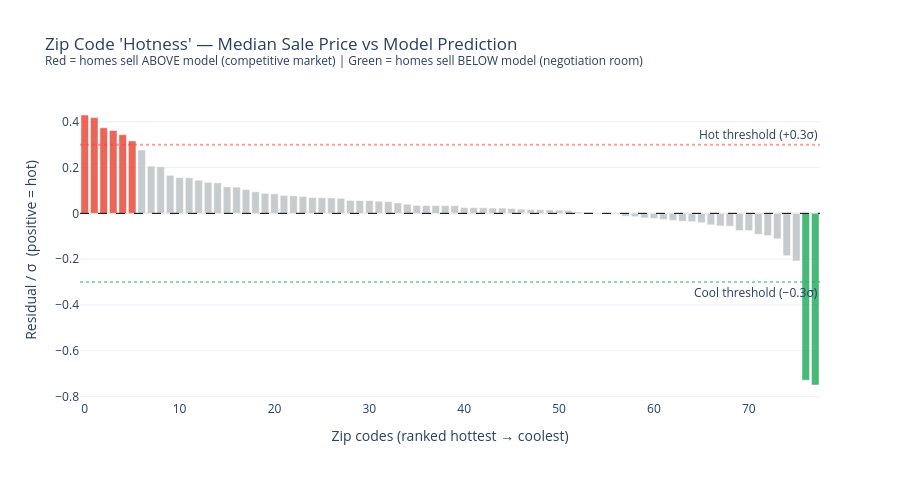

The notebook cell this image was saved under:
### Code cell
# ---------------------------------------------------------------------------
# 3. Geographic analysis — "hot" vs "cool" zips — interactive Plotly
# ---------------------------------------------------------------------------
geo = (
    res_f.groupby("zip")
    .agg(
        n=("PRICE", "size"),
        median_price=("PRICE", "median"),
        median_residual=("resid_eval", "median"),
        mean_residual=("resid_eval", "mean"),
    )
    .query("n >= 10")
    .reset_index()
)
geo["hot_score"] = geo["median_residual"] / resid_std_f
geo["label"]     = geo["zip"].apply(zlabel)
geo_sorted = geo.sort_values("hot_score", ascending=False).reset_index(drop=True)

colors = [
    "#e74c3c" if s > 0.3 else "#27ae60" if s < -0.3 else "#bdc3c7"
    for s in geo_sorted["hot_score"]
]

fig = go.Figure(go.Bar(
    x=geo_sorted.index,
    y=geo_sorted["hot_score"],
    marker_color=colors,
    opacity=0.85,
    customdata=np.column_stack([
        geo_sorted["zip"],
        geo_sorted["label"],
        geo_sorted["n"].astype(int),
        (geo_sorted["median_price"] / 1e3).round(0),
        (geo_sorted["median_residual"] / 1e3).round(1),
        geo_sorted["hot_score"].round(2),
    ]),
    hovertemplate=(
        "<b>%{customdata[1]}</b><br>"
        "Sales: %{customdata[2]}<br>"
        "Median Sale Price: $%{customdata[3]:.0f}k<br>"
        "Median vs Model: $%{customdata[4]:+.0f}k<br>"
        "Hot Score: %{customdata[5]:+.2f}σ<br>"
        "<extra></extra>"
    ),
))

fig.add_hline(y=0.3,  line_dash="dot", line_color="#e74c3c", opacity=0.5,
              annotation_text="Hot threshold (+0.3σ)", annotation_position="top right")
fig.add_hline(y=-0.3, line_dash="dot", line_color="#27ae60", opacity=0.5,
              annotation_text="Cool threshold (−0.3σ)", annotation_position="bottom right")
fig.add_hline(y=0,    line_dash="dash", line_color="black", line_width=1)

fig.update_layout(
    title=(
        "Zip Code 'Hotness' — Median Sale Price vs Model Prediction<br>"
        "<sup>Red = homes sell ABOVE model (competitive market) | "
        "Green = homes sell BELOW model (negotiation room)</sup>"
    ),
    xaxis_title="Zip codes (ranked hottest → coolest)",
    yaxis_title="Residual / σ  (positive = hot)",
    height=480, template="plotly_white",
    showlegend=False,
)
fig.show()

# ── Text summary ─────────────────────────────────────────────────────────────
hot  = geo_sorted[geo_sorted["hot_score"] >  0.3]
cool = geo_sorted[geo_sorted["hot_score"] < -0.3]

print(f"\n🔥 HOT ZIPS — homes sell ABOVE model ({len(hot)} zips)")
for _, r in hot.head(8).iterrows():
    print(f"   {r['label']:<30}  median ${r['median_price']:>9,.0f}  "
          f"above model by ${r['median_residual']:>+7,.0f}  ({r['hot_score']:>+.2f}σ)  n={int(r['n'])}")

print(f"\n❄️  COOL ZIPS — homes sell BELOW model ({len(cool)} zips)")
for _, r in cool.sort_values("hot_score").head(8).iterrows():
    print(f"   {r['label']:<30}  median ${r['median_price']:>9,.0f}  "
          f"below model by ${r['median_residual']:>+7,.0f}  ({r['hot_score']:>+.2f}σ)  n={int(r['n'])}")

### Figure 1 — Plotly figure (JSON) as saved in the notebook; plotly's stock layout.template omitted (floating-point values rounded to 4 significant figures; data arrays with more than 128 entries replaced by an {"elided": "..."} marker saying what was removed)
{"data": [{"customdata": {"elided": "78x6 mixed values"}, "hovertemplate": "<b>%{customdata[1]}</b><br>Sales: %{customdata[2]}<br>Median Sale Price: $%{customdata[3]:.0f}k<br>Median vs Model: $%{customdata[4]:+.0f}k<br>Hot Score: %{customdata[5]:+.2f}σ<br><extra></extra>", "marker": {"color": ["#e74c3c", "#e74c3c", "#e74c3c", "#e74c3c", "#e74c3c", "#e74c3c", "#bdc3c7", "#bdc3c7", "#bdc3c7", "#bdc3c7", "#bdc3c7", "#bdc3c7", "#bdc3c7", "#bdc3c7", "#bdc3c7", "#bdc3c7", "#bdc3c7", "#bdc3c7", "#bdc3c7", "#bdc3c7", "#bdc3c7", "#bdc3c7", "#bdc3c7", "#bdc3c7", "#bdc3c7", "#bdc3c7", "#bdc3c7", "#bdc3c7", "#bdc3c7", "#bdc3c7", "#bdc3c7", "#bdc3c7", "#bdc3c7", "#bdc3c7", "#bdc3c7", "#bdc3c7", "#bdc3c7", "#bdc3c7", "#bdc3c7", "#bdc3c7", "#bdc3c7", "#bdc3c7", "#bdc3c7", "#bdc3c7", "#bdc3c7", "#bdc3c7", "#bdc3c7", "#bdc3c7", "#bdc3c7", "#bdc3c7", "#bdc3c7", "#bdc3c7", "#bdc3c7", "#bdc3c7", "#bdc3c7", "#bdc3c7", "#bdc3c7", "#bdc3c7", "#bdc3c7", "#bdc3c7", "#bdc3c7", "#bdc3c7", "#bdc3c7", "#bdc3c7", "#bdc3c7", "#bdc3c7", "#bdc3c7", "#bdc3c7", "#bdc3c7", "#bdc3c7", "#bdc3c7", "#bdc3c7", "#bdc3c7", "#bdc3c7", "#bdc3c7", "#bdc3c7", "#27ae60", "#27ae60"]}, "opacity": 0.85, "type": "bar", "x": [0, 1, 2, 3, 4, 5, 6, 7, 8, 9, 10, 11, 12, 13, 14, 15, 16, 17, 18, 19, 20, 21, 22, 23, 24, 25, 26, 27, 28, 29, 30, 31, 32, 33, 34, 35, 36, 37, 38, 39, 40, 41, 42, 43, 44, 45, 46, 47, 48, 49, 50, 51, 52, 53, 54, 55, 56, 57, 58, 59, 60, 61, 62, 63, 64, 65, 66, 67, 68, 69, 70, 71, 72, 73, 74, 75, 76, 77], "y": [0.4296, 0.4182, 0.3737, 0.3621, 0.3435, 0.3163, 0.2767, 0.2063, 0.2035, 0.1661, 0.1561, 0.1556, 0.1445, 0.1359, 0.1335, 0.1154, 0.1145, 0.1042, 0.09458, 0.08738, 0.08563, 0.07848, 0.07693, 0.07401, 0.06902, 0.06837, 0.06746, 0.06587, 0.05644, 0.05601, 0.0558, 0.05308, 0.05114, 0.04559, 0.03999, 0.03481, 0.03446, 0.03395, 0.03375, 0.03337, 0.02535, 0.02482, 0.02421, 0.02313, 0.0231, 0.02093, 0.01834, 0.01641, 0.01583, 0.01553, 0.01397, 0.01258, 0.005896, 0.005317, 0.002114, -0.002228, -0.003456, -0.01237, -0.01426, -0.01969, -0.02169, -0.02645, -0.03049, -0.03417, -0.03616, -0.0408, -0.05008, -0.05474, -0.05582, -0.07527, -0.07539, -0.09163, -0.09715, -0.1112, -0.1848, -0.2077, -0.7286, -0.7495]}], "layout": {"annotations": [{"showarrow": false, "text": "Hot threshold (+0.3σ)", "x": 1, "xanchor": "right", "xref": "x domain", "y": 0.3, "yanchor": "bottom", "yref": "y"}, {"showarrow": false, "text": "Cool threshold (−0.3σ)", "x": 1, "xanchor": "right", "xref": "x domain", "y": -0.3, "yanchor": "top", "yref": "y"}], "height": 480, "shapes": [{"line": {"color": "#e74c3c", "dash": "dot"}, "opacity": 0.5, "type": "line", "x0": 0, "x1": 1, "xref": "x domain", "y0": 0.3, "y1": 0.3, "yref": "y"}, {"line": {"color": "#27ae60", "dash": "dot"}, "opacity": 0.5, "type": "line", "x0": 0, "x1": 1, "xref": "x domain", "y0": -0.3, "y1": -0.3, "yref": "y"}, {"line": {"color": "black", "dash": "dash", "width": 1}, "type": "line", "x0": 0, "x1": 1, "xref": "x domain", "y0": 0, "y1": 0, "yref": "y"}], "showlegend": false, "title": {"text": "Zip Code 'Hotness' — Median Sale Price vs Model Prediction<br><sup>Red = homes sell ABOVE model (competitive market) | Green = homes sell BELOW model (negotiation room)</sup>"}, "xaxis": {"title": {"text": "Zip codes (ranked hottest → coolest)"}}, "yaxis": {"title": {"text": "Residual / σ  (positive = hot)"}}}}
